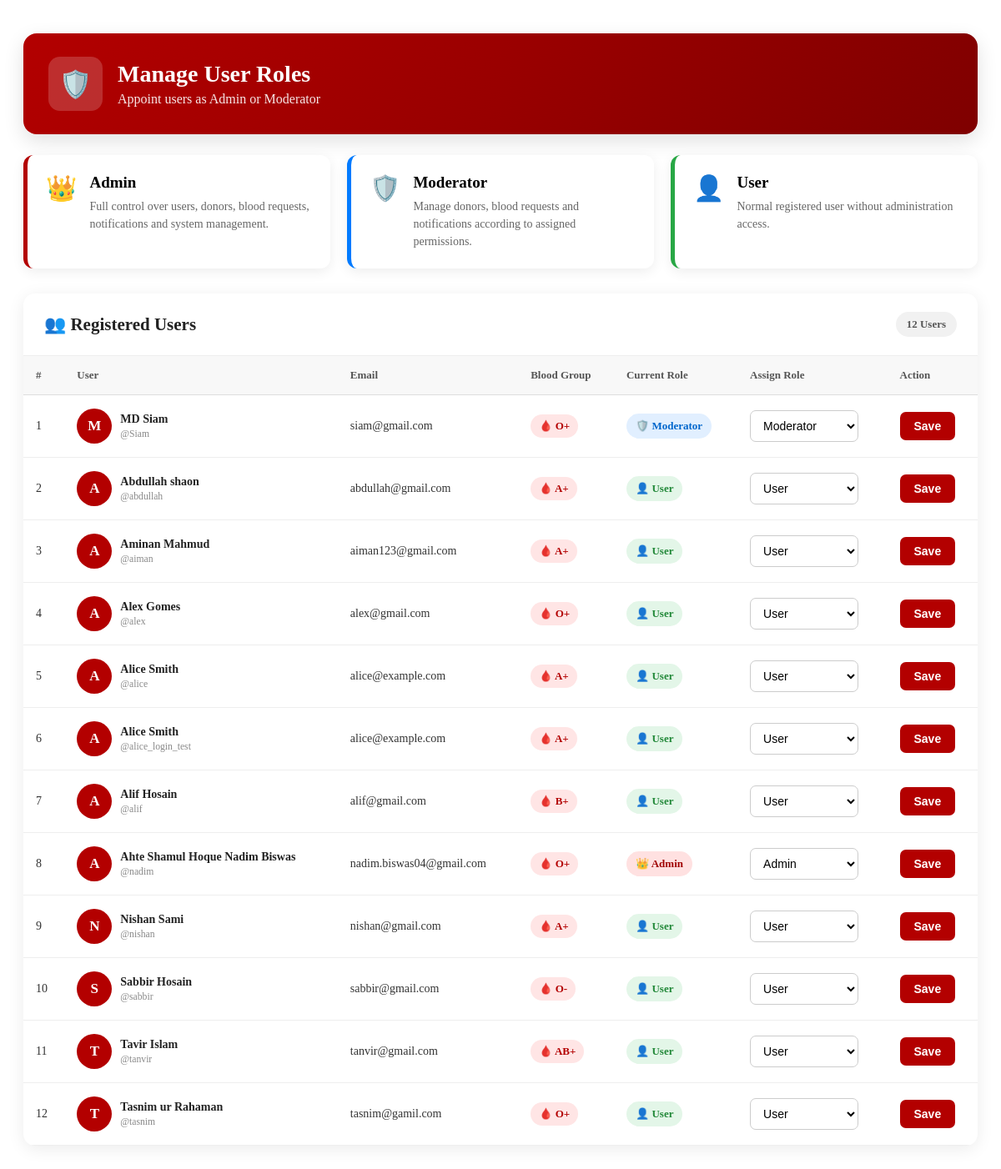
Page /blooddms/admin-dashboard/ (signed in) on the committed database.
### BloodDMS/models.py (models this page shows, shortened)
class Register(AbstractUser):
    whatsapp_number = models.CharField(max_length=15)
    other_number = models.CharField(
        max_length=15,
        blank=True,
        null=True
    )
    address = models.TextField()
    blood_group = models.CharField(
        max_length=5,
        choices=BLOOD_GROUP_CHOICES
    )
    is_donor = models.BooleanField(
        default=False,
        verbose_name="Are you a blood donor?"
    )
    last_donation_date = models.DateField(
        null=True,
        blank=True
    )
    age = models.PositiveIntegerField(
        null=True,
        blank=True
    )
    weight = models.DecimalField(
        max_digits=5,
        decimal_places=2,
        null=True,
        blank=True
    )
    university_batch = models.CharField(
        max_length=20,
        blank=True,
        null=True
    )

### BloodDMS/views.py (the view, shortened to what this page needs)
# urls.py: path("admin-dashboard/", admin_dashboard, name="admin_dashboard"),
@login_required
def admin_dashboard(request):
    if not request.user.is_superuser:
        messages.error(
            request,
            "You do not have permission to access the Admin Dashboard."
        )
        return redirect("home")
    users = Register.objects.all().order_by("username")
    context = {
        "users": users,
    }
    return render(
        request,
        "admin_dashboard.html",
        context
    )

### BloodDMS/templates/admin_dashboard.html (shortened to what this page needs)
{% extends "base.html" %}
{% block content %}
<div class="role-page">
    <div class="page-header">
        <div class="header-icon">🛡️</div>
        <div>
            <h1>Manage User Roles</h1>
            <p>Appoint users as Admin or Moderator</p>
        </div>
    </div>
    <div class="role-info">
        <div class="role-box admin-box">
            <div class="role-icon">👑</div>
            <div>
                <h3>Admin</h3>
                <p>
                    Full control over users, donors, blood requests,
                    notifications and system management.
                </p>
            </div>
        </div>
        <div class="role-box moderator-box">
            <div class="role-icon">🛡️</div>
            <div>
                <h3>Moderator</h3>
                <p>
                    Manage donors, blood requests and notifications
                    according to assigned permissions.
                </p>
            </div>
        </div>
        <div class="role-box user-box">
            <div class="role-icon">👤</div>
            <div>
                <h3>User</h3>
                <p>
                    Normal registered user without administration access.
                </p>
            </div>
        </div>
    </div>
    <div class="users-container">
        <div class="table-header">
            <h2>👥 Registered Users</h2>
            <span class="user-count">
                {{ users|length }} Users
            </span>
        </div>
        <div class="table-wrapper">
            <table>
                <thead>
                    <tr>
                        <th>#</th>
                        <th>User</th>
                        <th>Email</th>
                        <th>Blood Group</th>
                        <th>Current Role</th>
                        <th>Assign Role</th>
                        <th>Action</th>
                    </tr>
                </thead>
                <tbody>
                    {% for user in users %}
                    <tr>
                        <td>
                            {{ forloop.counter }}
                        </td>
                        <td>
                            <div class="user-info">
                                <div class="user-avatar">
                                    {{ user.first_name|first|default:user.username|first|upper }}
                                </div>
                                <div>
                                    <strong>
                                        {{ user.first_name }}
                                        {{ user.last_name }}
                                    </strong>
                                    <small>
                                        @{{ user.username }}
                                    </small>
                                </div>
                            </div>
                        </td>
                        <td>
                            {{ user.email|default:"Not provided" }}
                        </td>
                        <td>
                            {% if user.blood_group %}
                                <span class="blood-badge">
                                    🩸 {{ user.blood_group }}
                                </span>
                            {% else %}
                                <span class="not-provided">
                                    Not provided
                                </span>
                            {% endif %}
                        </td>
                        <td>
                            {% if user.is_superuser %}
                                <span class="role-badge admin">
                                    👑 Admin
                                </span>
                            {% elif user.is_staff %}
                                <span class="role-badge moderator">
                                    🛡️ Moderator
                                </span>
                            {% else %}
                                <span class="role-badge user">
                                    👤 User
                                </span>
                            {% endif %}
                        </td>
                        <td>
                            <form
                                method="POST"
                                action="{% url 'admin_dashboard' %}"
                                id="role-form-{{ user.id }}"
                            >
                    <select name="role" class="role-select">
                        <option
                     value="user"
                     {% if not user.is_staff and not user.is_superuser %}
                     selected
                     {% endif %}
                     >
            User
        </option>
        <option
            value="moderator"
            {% if user.is_staff and not user.is_superuser %}
            selected
            {% endif %}
        >
            Moderator
        </option>
        <option
            value="admin"
            {% if user.is_superuser %}
            selected
            {% endif %}
        >
            Admin
        </option>
    </select>
</form>
                        </td>
                        <td>
                            <button
    type="submit"
    form="role-form-{{ user.id }}"
    class="save-btn"
>
    Save
</button>
                        </td>
                    </tr>
                    {% endfor %}
                </tbody>
            </table>
        </div>
    </div>
</div>
{% endblock content %}

### BloodDMS/templates/admin_dashboard.html (style rules this page uses)
.role-page { max-width: 1400px; margin: 40px auto; padding: 0 20px; }
.page-header { display: flex; align-items: center; gap: 18px; background: linear-gradient( 135deg, #b30000, #7f0000 ); color: white; padding: 28px 30px; border-radius: 16px; margin-bottom: 25px; box-shadow: 0 8px 25px rgba(0,0,0,0.12); }
.header-icon { width: 65px; height: 65px; display: flex; align-items: center; justify-content: center; background: rgba(255,255,255,0.18); border-radius: 14px; font-size: 32px; }
.page-header h1 { margin: 0 0 5px; font-size: 28px; }
.page-header p { margin: 0; opacity: 0.9; }
.role-info { display: grid; grid-template-columns: repeat(3, 1fr); gap: 20px; margin-bottom: 30px; }
.role-box { display: flex; gap: 15px; padding: 22px; background: white; border-radius: 12px; box-shadow: 0 4px 15px rgba(0,0,0,0.07); border-left: 5px solid; }
.admin-box { border-color: #b30000; }
.moderator-box { border-color: #007bff; }
.user-box { border-color: #28a745; }
.role-icon { font-size: 30px; }
.role-box h3 { margin: 0 0 7px; font-size: 19px; }
.role-box p { margin: 0; color: #666; font-size: 14px; line-height: 1.5; }
.users-container { background: white; border-radius: 14px; box-shadow: 0 4px 20px rgba(0,0,0,0.08); overflow: hidden; }
.table-header { display: flex; justify-content: space-between; align-items: center; padding: 22px 25px; border-bottom: 1px solid #eee; }
.table-header h2 { margin: 0; font-size: 21px; color: #222; }
.user-count { background: #f1f1f1; padding: 7px 13px; border-radius: 20px; font-size: 13px; font-weight: 600; color: #555; }
.table-wrapper { overflow-x: auto; }
table { width: 100%; border-collapse: collapse; min-width: 950px; }
thead { background: #f8f8f8; }
th { text-align: left; padding: 15px; font-size: 13px; color: #555; border-bottom: 1px solid #ddd; }
td { padding: 16px 15px; border-bottom: 1px solid #eee; font-size: 14px; color: #333; }
tbody tr { transition: 0.2s; }
.user-info { display: flex; align-items: center; gap: 10px; }
.user-avatar { width: 42px; height: 42px; display: flex; align-items: center; justify-content: center; background: #b30000; color: white; border-radius: 50%; font-weight: bold; font-size: 17px; }
.user-info strong { display: block; color: #222; }
.user-info small { display: block; color: #888; margin-top: 3px; }
.blood-badge { display: inline-block; background: #ffe5e5; color: #b30000; padding: 6px 10px; border-radius: 20px; font-weight: 700; font-size: 13px; }
.role-badge { display: inline-block; padding: 7px 11px; border-radius: 20px; font-size: 13px; font-weight: 700; }
.role-badge.admin { background: #ffe1e1; color: #a00000; }
.role-badge.moderator { background: #e1efff; color: #0066cc; }
.role-badge.user { background: #e3f6e8; color: #218838; }
.role-select { min-width: 130px; padding: 9px 11px; border: 1px solid #ccc; border-radius: 7px; background: white; font-size: 14px; cursor: pointer; }
.save-btn { border: none; background: #b30000; color: white; padding: 9px 17px; border-radius: 7px; font-size: 14px; font-weight: 600; cursor: pointer; transition: 0.3s; }

### rows in the picture
Register: first_name|first "M", first_name "MD", last_name "Siam", username "Siam", email "siam@gmail.com", blood_group "O+", shows "🛡️ Moderator", role "Moderator"
Register: first_name|first "A", first_name "Abdullah", last_name "shaon", username "abdullah", email "abdullah@gmail.com", blood_group "A+", shows "👤 User", role "User"
Register: first_name|first "A", first_name "Aminan", last_name "Mahmud", username "aiman", email "aiman123@gmail.com", blood_group "A+", shows "👤 User", role "User"
Register: first_name|first "A", first_name "Alex", last_name "Gomes", username "alex", email "alex@gmail.com", blood_group "O+", shows "👤 User", role "User"
Register: first_name|first "A", first_name "Alice", last_name "Smith", username "alice", email "alice@example.com", blood_group "A+", shows "👤 User", role "User"
Register: first_name|first "A", first_name "Alice", last_name "Smith", username "alice_login_test", email "alice@example.com", blood_group "A+", shows "👤 User", role "User"
Register: first_name|first "A", first_name "Alif", last_name "Hosain", username "alif", email "alif@gmail.com", blood_group "B+", shows "👤 User", role "User"
Register: first_name|first "A", first_name "Ahte Shamul Hoque", last_name "Nadim Biswas", username "nadim", email "nadim.biswas04@gmail.com", blood_group "O+", shows "👑 Admin", role "Admin"
Register: first_name|first "N", first_name "Nishan", last_name "Sami", username "nishan", email "nishan@gmail.com", blood_group "A+", shows "👤 User", role "User"
Register: first_name|first "S", first_name "Sabbir", last_name "Hosain", username "sabbir", email "sabbir@gmail.com", blood_group "O-", shows "👤 User", role "User"
Register: first_name|first "T", first_name "Tavir", last_name "Islam", username "tanvir", email "tanvir@gmail.com", blood_group "AB+", shows "👤 User", role "User"
Register: first_name|first "T", first_name "Tasnim ur", last_name "Rahaman", username "tasnim", email "tasnim@gamil.com", blood_group "O+", shows "👤 User", role "User"

### other values in the picture
{{ users|length }} "12"
